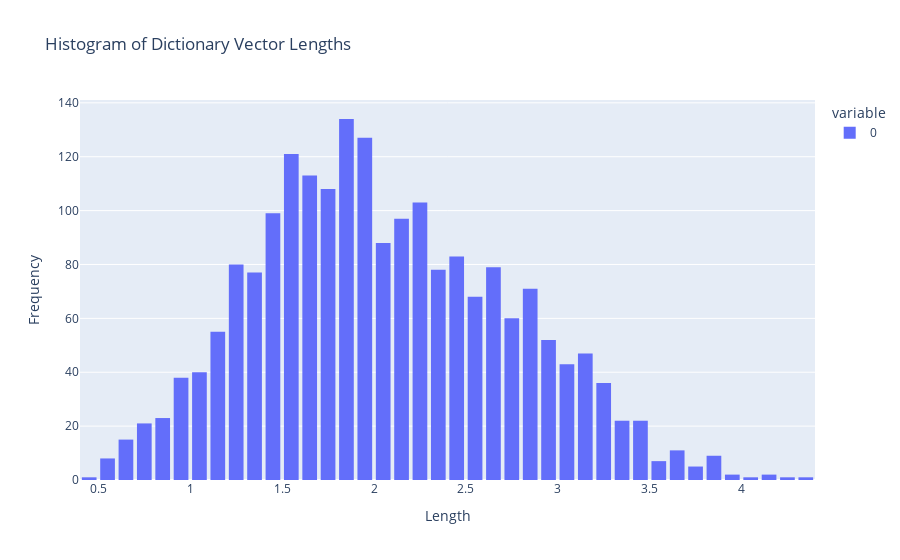

Notebook code for this chart:
### Code cell
# sparse_autoencoder.W_dec.shape = (2048, 64)
dictionary_norms = torch.linalg.vector_norm(sparse_autoencoder.W_dec, dim=1).cpu().numpy()
print(f"average norm: {dictionary_norms.mean():.4f}")

fig = px.histogram(dictionary_norms, nbins=50, title='Histogram of Dictionary Vector Lengths')
fig.update_layout(
    xaxis_title='Length',
    yaxis_title='Frequency',
    bargap=0.2
)

# Show the plot
fig.show()

### Figure 1 — Plotly figure (JSON) as saved in the notebook; plotly's stock layout.template omitted (floating-point values rounded to 4 significant figures; data arrays with more than 128 entries replaced by an {"elided": "..."} marker saying what was removed)
{"data": [{"alignmentgroup": "True", "bingroup": "x", "hovertemplate": "variable=0<br>value=%{x}<br>count=%{y}<extra></extra>", "legendgroup": "0", "marker": {"color": "#636efa", "pattern": {"shape": ""}}, "name": "0", "nbinsx": 50, "offsetgroup": "0", "orientation": "v", "showlegend": true, "type": "histogram", "x": {"elided": "2048 float values"}, "xaxis": "x", "yaxis": "y"}], "layout": {"bargap": 0.2, "barmode": "relative", "legend": {"title": {"text": "variable"}, "tracegroupgap": 0}, "title": {"text": "Histogram of Dictionary Vector Lengths"}, "xaxis": {"anchor": "y", "domain": [0, 1], "title": {"text": "Length"}}, "yaxis": {"anchor": "x", "domain": [0, 1], "title": {"text": "Frequency"}}}}
